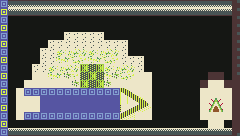

Rendered tile map (Tiled .tmx) drawn with the repository's tilesets; below, a short description and the full map source, tile grids included:
An orthogonal 30x17 tile map with 8x8 px tiles, 1 tile layer (piso) and 6 objects.

<map version="1.10" tiledversion="1.12.2" orientation="orthogonal" renderorder="right-down" width="30" height="17" tilewidth="8" tileheight="8" infinite="0" nextlayerid="7" nextobjectid="75">
 <editorsettings>
  <export target="apresentacao.lua" format="lua" />
 </editorsettings>
 <tileset firstgid="1" name="fondo_tileset2" tilewidth="8" tileheight="8" tilecount="144" columns="12">
  <image source="fondo_tileset2.png" width="96" height="96" />
 </tileset>
 <layer id="1" name="piso" width="30" height="17">
  <data encoding="csv">
114,2,2,2,2,2,2,2,2,2,2,2,2,2,2,2,2,2,2,2,2,2,2,2,2,2,2,2,2,11,
135,26,26,26,26,26,26,26,26,26,26,26,26,26,26,26,26,26,26,26,26,26,26,26,26,26,26,26,26,11,
114,84,84,84,84,84,84,84,84,84,84,84,84,84,84,84,84,84,84,84,84,84,84,84,84,84,84,84,84,11,
135,84,84,84,84,84,84,84,84,84,84,84,84,84,84,84,84,84,84,84,84,84,84,84,84,84,84,84,84,11,
114,84,84,84,84,84,84,84,97,97,97,97,97,84,84,84,84,84,84,84,84,84,84,84,84,84,84,84,84,11,
135,84,84,84,84,84,97,97,97,97,97,97,97,97,97,97,84,84,84,84,84,84,84,84,84,84,84,84,84,11,
114,84,84,84,84,97,97,129,130,131,132,129,130,131,132,97,84,84,84,84,84,84,84,84,84,84,84,84,84,11,
135,84,84,84,84,97,97,141,142,143,144,141,142,143,144,97,97,97,84,84,84,84,84,84,84,84,84,84,84,11,
114,84,84,84,97,97,129,130,131,132,91,118,91,129,130,131,132,97,84,84,84,84,84,84,84,84,84,84,84,11,
135,84,84,84,83,83,141,142,112,144,118,91,118,141,112,143,144,83,83,84,84,84,84,84,84,84,22,22,84,11,
114,84,84,83,83,83,83,83,83,112,91,118,91,112,83,83,83,83,83,84,84,84,84,84,84,22,83,83,22,22,
135,84,83,114,114,114,114,114,114,114,114,114,114,114,114,80,81,82,83,84,84,84,84,84,84,83,83,83,83,22,
114,84,83,83,83,134,134,134,134,134,134,134,134,134,134,92,93,94,95,84,84,84,84,84,84,83,59,60,83,22,
135,84,83,83,83,134,134,134,134,134,134,134,134,134,134,104,105,106,107,84,84,84,84,84,84,83,71,72,83,22,
114,84,83,114,114,114,114,114,114,114,114,114,114,114,114,116,117,83,119,84,84,84,84,84,84,83,83,83,83,22,
135,84,84,84,84,84,84,84,84,84,84,84,84,84,84,84,84,84,84,84,84,84,84,84,84,84,83,83,84,22,
114,26,26,26,26,26,26,26,26,26,26,26,26,26,26,26,26,26,26,26,26,26,26,26,26,26,26,26,26,35
</data>
 </layer>
 <objectgroup id="2" name="paredes">
  <object id="65" x="232.25" y="1.5" width="7.5" height="134.25" />
  <object id="66" x="0.25" y="0.25" width="9.25" height="135.083" />
  <object id="68" x="10.5" y="128.5" width="220.5" height="6.5" />
  <object id="69" x="9" y="0.5" width="222" height="26.3333" />
 </objectgroup>
 <objectgroup id="5" name="puerta">
  <object id="70" x="208" y="95.8337" width="15" height="16">
   <properties>
    <property name="destino" value="plano" />
   </properties>
  </object>
 </objectgroup>
 <objectgroup id="6" name="spawn">
  <object id="71" x="25.8333" y="102.333" width="14" height="16">
   <properties>
    <property name="desde" value="presentacion1" />
   </properties>
  </object>
 </objectgroup>
</map>
